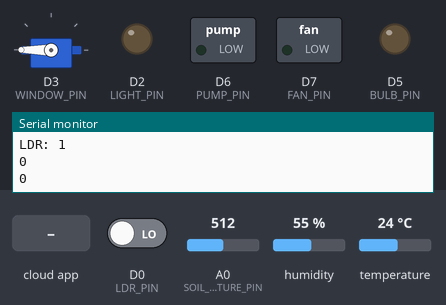
Bench run of a sketch on a simulated ESP8266 (NodeMCU). On the bench: servo, switched loads named in the sketch (green lamp = pin HIGH), output pins drawn as LEDs (lit = HIGH), the last lines printed to the serial monitor. Inputs (shaded band) come from the test bench; at power-on: D0 (LDR_PIN) LOW, A0 (SOIL_MOISTURE_PIN) = 512, humidity 55 %, temperature 24 °C. WiFi joins after 1.5 s; servers stay silent unless stated; the Firebase database answers and starts empty.

Above: at 2.8 s.
2.9 s: the phone or cloud app sets moving to 1
At 5.1 s:
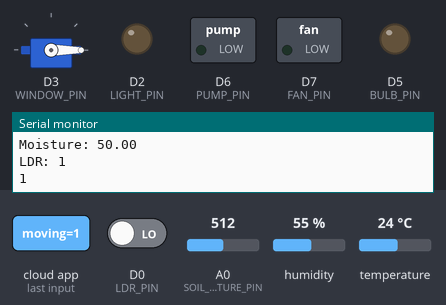
5.7 s: the phone or cloud app sets light to 1
At 7.3 s:
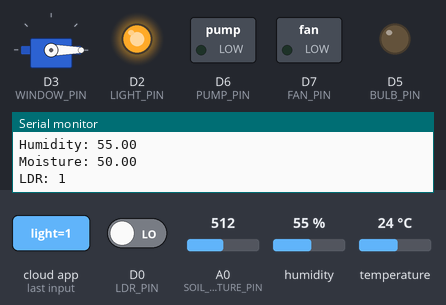
8.2 s: the phone or cloud app sets light to 0
At 9.7 s:
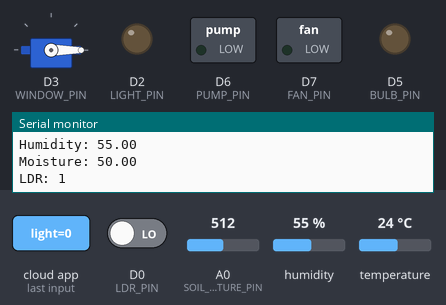
10.1 s: the phone or cloud app sets fan to 1
At 11.4 s:
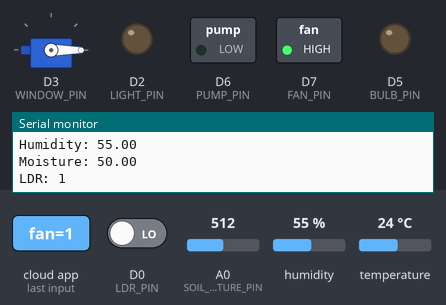
11.7 s: the phone or cloud app sets fan to 0
At 12.8 s:
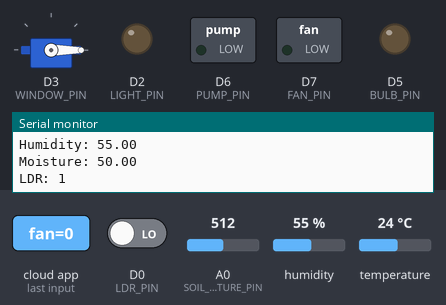
13.7 s: the phone or cloud app sets bulb to 1
At 14.3 s:
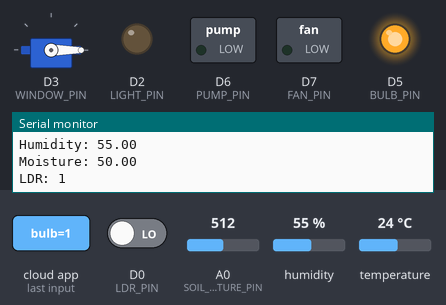
Timing chart, 0 to 16.3 s (numbered marks = the images above; inputs shaded):
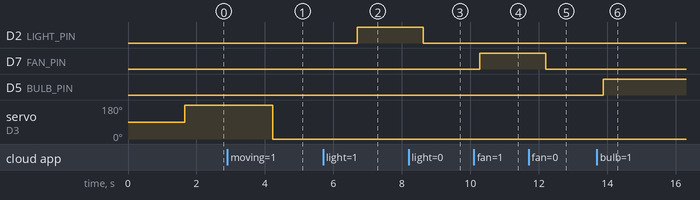

Measured:
- after the input at 2.9 s, servo on D3 (WINDOW_PIN): 180° → 0° after 1.3 s
- after the input at 5.7 s, D2 (LIGHT_PIN): LOW → HIGH after 1.0 s
- after the input at 8.2 s, D2 (LIGHT_PIN): HIGH → LOW after 0.43 s
- after the input at 10.1 s, D7 (FAN_PIN): LOW → HIGH after 0.18 s
- after the input at 11.7 s, D7 (FAN_PIN): HIGH → LOW after 0.51 s
- after the input at 13.7 s, D5 (BULB_PIN): LOW → HIGH after 0.18 s

The sketch:

sgs.ino
```cpp
// libraries
#include <ESP8266WiFi.h>
#include <Firebase_ESP_Client.h>
#include <DHT.h>
#include <Servo.h>

// helper functions
#include "addons/TokenHelper.h"
#include "addons/RTDBHelper.h"

// global variables
#define WIFI_SSID "skyking"
#define WIFI_PASSWORD "ravi2003"
#define API_KEY "AIzaSyBZ5l_weKXIcULtQgwmFtlzVl9kd7sswvU"
#define DATABASE_URL "https://smart-greenhouse-system-f5908-default-rtdb.asia-southeast1.firebasedatabase.app"

// pins
#define SOIL_MOISTURE_PIN A0
#define LDR_PIN D0
#define DHT_PIN D1
#define LIGHT_PIN D2
#define WINDOW_PIN D3
#define BULB_PIN D5
#define PUMP_PIN D6
#define FAN_PIN D7

#define DHTTYPE DHT11

DHT dht(DHT_PIN, DHTTYPE);

Servo servo;

// timer variables
unsigned long sensorPrevMillis = 0, saveDataPrevMillis = 0, actuatorPrevMillis = 0, light_hours = 0;

// helper variables
float temperature, humidity, moisture;
bool ldr, signupOK = false;
int MUTEX = -1, saveDataNum = 0;

// data values
float RANGE[4][2] = {{21, 27}, {60, 70}, {8, 10}, {60, 70}}, DATA[24][4];

// firebase objects
FirebaseData fbdo;
FirebaseAuth auth;
FirebaseConfig config;

// generate firebase json array
String genArray()
{
    String jsonData = "[";
    for (int i = 0; i < 24; i++)
    {
        jsonData += "[";
        for (int j = 0; j < 4; j++)
        {
            jsonData += String(DATA[i][j], 4); // convert float to string with 4 decimal places
            if (j < 3)
            {
                jsonData += ",";
            }
        }
        jsonData += "]";
        if (i < 23)
        {
            jsonData += ",";
        }
    }
    jsonData += "]";
    return jsonData;
}

void setup()
{
    Serial.begin(115200);
    dht.begin();

    // pins mode
    pinMode(SOIL_MOISTURE_PIN, INPUT);
    pinMode(LDR_PIN, INPUT);
    pinMode(DHT_PIN, INPUT);
    pinMode(LIGHT_PIN, OUTPUT);
    pinMode(FAN_PIN, OUTPUT);
    pinMode(BULB_PIN, OUTPUT);
    pinMode(PUMP_PIN, OUTPUT);

    // initial pin values
    digitalWrite(LIGHT_PIN, LOW);
    digitalWrite(FAN_PIN, LOW);
    digitalWrite(BULB_PIN, LOW);
    digitalWrite(PUMP_PIN, LOW);

    // servo setup
    servo.attach(WINDOW_PIN);

    // connect to WiFi
    WiFi.begin(WIFI_SSID, WIFI_PASSWORD);
    Serial.print("Connecting to Wi-Fi");
    while (WiFi.status() != WL_CONNECTED)
    {
        Serial.print(".");
        delay(300);
    }
    Serial.println();
    Serial.print("Connected with IP: ");
    Serial.println(WiFi.localIP());

    // signup to firebase
    config.api_key = API_KEY;
    config.database_url = DATABASE_URL;
    if (Firebase.signUp(&config, &auth, "", ""))
    {
        signupOK = true;
    }

    // callback function for token generation
    config.token_status_callback = tokenStatusCallback;

    // start firebase
    Firebase.begin(&config, &auth);
    Firebase.reconnectWiFi(true);

    if (Firebase.ready() && signupOK)
    {
        Firebase.RTDB.getBool(&fbdo, "actuators/window/closed");
        if (fbdo.boolData())
        {
            servo.write(0);
        }
        else
        {
            servo.write(180);
        }
    }
}

void loop()
{
    // further execution only if firebase is ready
    if (Firebase.ready() && signupOK)
    {

        // fetch & save sensor data every second
        if (millis() - sensorPrevMillis > 1000 || sensorPrevMillis == 0)
        {
            sensorPrevMillis = millis();

            // fetch sensor data
            temperature = dht.readTemperature();
            humidity = dht.readHumidity();
            ldr = (digitalRead(LDR_PIN) == 1) ? false : true;
            moisture = 100.0 - ((analogRead(SOIL_MOISTURE_PIN) / 1024.0) * 100.0);

            Serial.print("Temperature: ");
            Serial.println(temperature);
            Serial.print("Humidity: ");
            Serial.println(humidity);
            Serial.print("Moisture: ");
            Serial.println(moisture);
            Serial.print("LDR: ");
            Serial.println(ldr);

            if (ldr)
                light_hours++;

            // save sensor data
            Firebase.RTDB.setFloat(&fbdo, "sensors/temperature", temperature);
            Firebase.RTDB.setFloat(&fbdo, "sensors/humidity", humidity);
            Firebase.RTDB.setFloat(&fbdo, "sensors/moisture", moisture);
            Firebase.RTDB.setBool(&fbdo, "sensors/light/status", ldr);
            Firebase.RTDB.setFloat(&fbdo, "sensors/light/hours", light_hours / 3600);
        }

        // store sensor data sample every hour for prediction
        if (millis() - saveDataPrevMillis > 3600000 || saveDataPrevMillis == 0)
        {
            saveDataPrevMillis = millis();
            DATA[saveDataNum][0] = temperature;
            DATA[saveDataNum][1] = humidity;
            DATA[saveDataNum][2] = light_hours / 3600;
            DATA[saveDataNum][3] = moisture;

            saveDataNum++;

            // save all 24 sensor data samples at the 24th hr
            if (saveDataNum == 24)
            {
                Firebase.RTDB.getInt(&fbdo, "data/days");
                int day = fbdo.intData();
                Firebase.RTDB.setString(&fbdo, "data/day" + String(day), genArray());
                Firebase.RTDB.setInt(&fbdo, "data/days", day + 1);
                light_hours = 0;
                saveDataNum = 0;
            }
        }

        // handle actuation every second
        if (millis() - actuatorPrevMillis > 1000 || actuatorPrevMillis == 0)
        {
            actuatorPrevMillis = millis();

            // handle window
            if (MUTEX == -1 || MUTEX == 0)
            {
                if (Firebase.RTDB.getBool(&fbdo, "actuators/window/moving"))
                {
                    Serial.println(fbdo.boolData());
                    if (fbdo.boolData())
                    {
                        if (Firebase.RTDB.getBool(&fbdo, "actuators/window/closed"))
                        {
                            if (fbdo.boolData())
                            {
                                MUTEX = 0;
                                servo.write(180);
                                delay(500);
                                Firebase.RTDB.setBool(&fbdo, "actuators/window/moving", false);
                                Firebase.RTDB.setBool(&fbdo, "actuators/window/closed", false);
                                MUTEX = -1;
                            }
                            else
                            {
                                MUTEX = 0;
                                servo.write(0);
                                delay(500);
                                Firebase.RTDB.setBool(&fbdo, "actuators/window/moving", false);
                                Firebase.RTDB.setBool(&fbdo, "actuators/window/closed", true);
                                MUTEX = -1;
                            }
                        }
                    }
                }
            }

            // handle light
            if (MUTEX == -1 || MUTEX == 1)
            {
                if (Firebase.RTDB.getBool(&fbdo, "actuators/light"))
                {
                    Serial.println(fbdo.boolData());
                    if (fbdo.boolData())
                    {
                        MUTEX = 1;
                        light_hours++;
                        digitalWrite(LIGHT_PIN, HIGH);
                    }
                    else
                    {
                        digitalWrite(LIGHT_PIN, LOW);
                        MUTEX = -1;
                    }
                }
            }

            // handle fan
            if (MUTEX == -1 || MUTEX == 2)
            {
                if (Firebase.RTDB.getBool(&fbdo, "actuators/fan"))
                {
                    Serial.println(fbdo.boolData());
                    if (fbdo.boolData())
                    {
                        MUTEX = 2;
                        digitalWrite(FAN_PIN, HIGH);
                    }
                    else
                    {
                        digitalWrite(FAN_PIN, LOW);
                        MUTEX = -1;
                    }
                }
            }

            // handle bulb
            if (MUTEX == -1 || MUTEX == 3)
            {
                if (Firebase.RTDB.getBool(&fbdo, "actuators/bulb"))
                {
                    Serial.println(fbdo.boolData());
                    if (fbdo.boolData())
                    {
                        MUTEX = 3;
                        digitalWrite(BULB_PIN, HIGH);
                    }
                    else
                    {
                        digitalWrite(BULB_PIN, LOW);
                        MUTEX = -1;
                    }
                }
            }

            // handle pump
            if (MUTEX == -1 || MUTEX == 4)
            {
                if (Firebase.RTDB.getBool(&fbdo, "actuators/pump"))
                {
                    Serial.println(fbdo.boolData());
                    if (fbdo.boolData())
                    {
                        MUTEX = 4;
                        digitalWrite(PUMP_PIN, HIGH);
                        while (moisture < RANGE[3][0])
                        {
                            delay(200);
                            moisture = 100.0 - ((analogRead(SOIL_MOISTURE_PIN) / 1024.0) * 100.0);
                            Firebase.RTDB.getBool(&fbdo, "actuators/pump");
                            if (fbdo.boolData() == false)
                                break;
                        }
                        digitalWrite(PUMP_PIN, LOW);
                        Firebase.RTDB.setBool(&fbdo, "actuators/pump", false);
                        MUTEX = -1;
                    }
                }
            }
        }
    }
}
```
